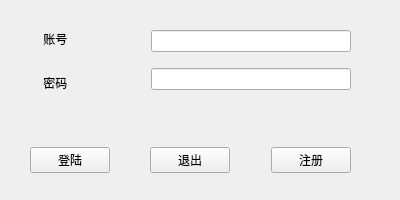
<?xml version="1.0" encoding="UTF-8"?>
<ui version="4.0">
 <class>login</class>
 <widget class="QWidget" name="login">
  <property name="geometry">
   <rect>
    <x>0</x>
    <y>0</y>
    <width>400</width>
    <height>200</height>
   </rect>
  </property>
  <property name="minimumSize">
   <size>
    <width>400</width>
    <height>200</height>
   </size>
  </property>
  <property name="maximumSize">
   <size>
    <width>400</width>
    <height>200</height>
   </size>
  </property>
  <property name="windowTitle">
   <string>login</string>
  </property>
  <property name="windowIcon">
   <iconset resource="Icon.qrc">
    <normaloff>:/new/IconMain/logo.ico</normaloff>:/new/IconMain/logo.ico</iconset>
  </property>
  <widget class="QWidget" name="horizontalLayoutWidget">
   <property name="geometry">
    <rect>
     <x>30</x>
     <y>130</y>
     <width>321</width>
     <height>61</height>
    </rect>
   </property>
   <layout class="QHBoxLayout" name="horizontalLayout">
    <item>
     <widget class="QPushButton" name="Login">
      <property name="text">
       <string>登陆</string>
      </property>
     </widget>
    </item>
    <item>
     <spacer name="horizontalSpacer">
      <property name="orientation">
       <enum>Qt::Orientation::Horizontal</enum>
      </property>
      <property name="sizeHint" stdset="0">
       <size>
        <width>40</width>
        <height>20</height>
       </size>
      </property>
     </spacer>
    </item>
    <item>
     <widget class="QPushButton" name="Quit">
      <property name="text">
       <string>退出</string>
      </property>
     </widget>
    </item>
    <item>
     <spacer name="horizontalSpacer_3">
      <property name="orientation">
       <enum>Qt::Orientation::Horizontal</enum>
      </property>
      <property name="sizeHint" stdset="0">
       <size>
        <width>40</width>
        <height>20</height>
       </size>
      </property>
     </spacer>
    </item>
    <item>
     <widget class="QPushButton" name="Reg">
      <property name="text">
       <string>注册</string>
      </property>
     </widget>
    </item>
   </layout>
  </widget>
  <widget class="QWidget" name="horizontalLayoutWidget_2">
   <property name="geometry">
    <rect>
     <x>30</x>
     <y>20</y>
     <width>321</width>
     <height>82</height>
    </rect>
   </property>
   <layout class="QHBoxLayout" name="horizontalLayout_2">
    <item>
     <layout class="QVBoxLayout" name="verticalLayout_2">
      <item>
       <widget class="QLabel" name="label">
        <property name="text">
         <string>    账号    </string>
        </property>
       </widget>
      </item>
      <item>
       <widget class="QLabel" name="label_2">
        <property name="text">
         <string>    密码</string>
        </property>
       </widget>
      </item>
     </layout>
    </item>
    <item>
     <spacer name="horizontalSpacer_2">
      <property name="orientation">
       <enum>Qt::Orientation::Horizontal</enum>
      </property>
      <property name="sizeHint" stdset="0">
       <size>
        <width>40</width>
        <height>20</height>
       </size>
      </property>
     </spacer>
    </item>
    <item>
     <layout class="QVBoxLayout" name="verticalLayout">
      <item>
       <widget class="QLineEdit" name="User">
        <property name="minimumSize">
         <size>
          <width>200</width>
          <height>0</height>
         </size>
        </property>
       </widget>
      </item>
      <item>
       <widget class="QLineEdit" name="Password">
        <property name="minimumSize">
         <size>
          <width>200</width>
          <height>0</height>
         </size>
        </property>
       </widget>
      </item>
     </layout>
    </item>
   </layout>
  </widget>
 </widget>
 <resources>
  <include location="Icon.qrc"/>
 </resources>
 <connections/>
</ui>
